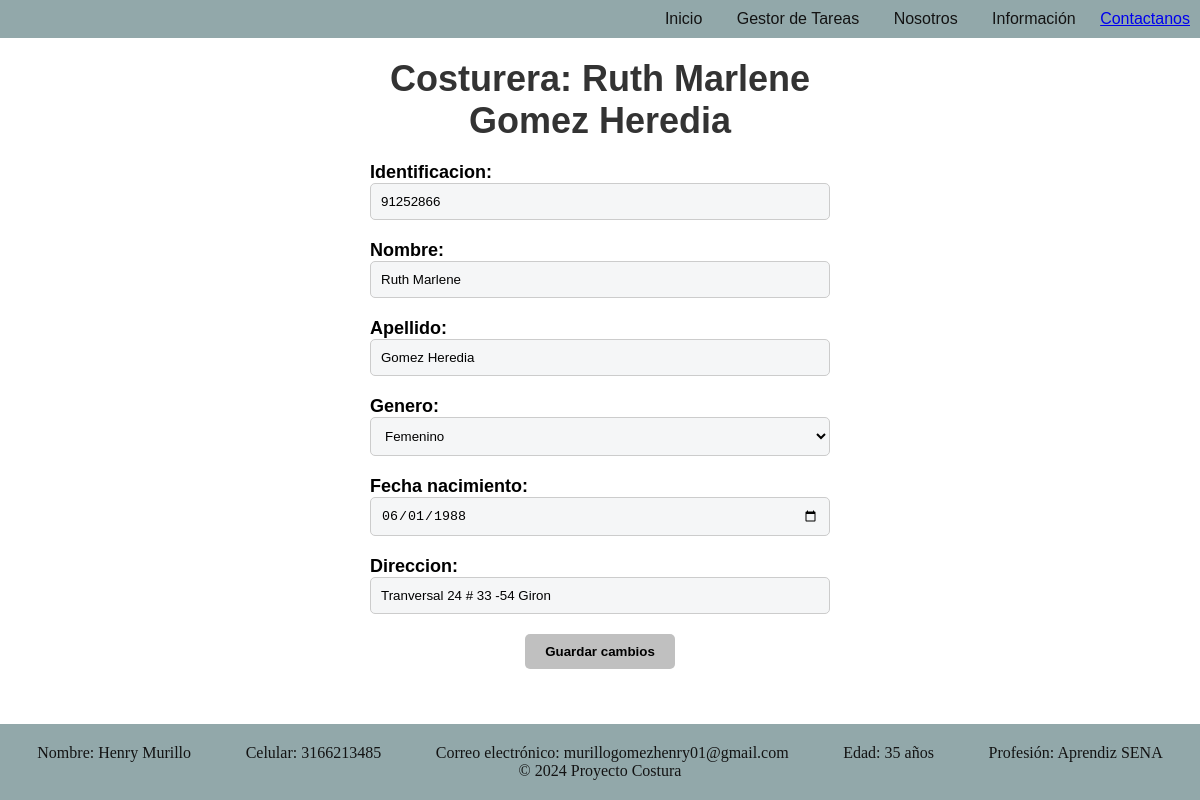
/modificar_costureras/91252866/, run on the app's committed database.
### fabrica/models.py (models this page shows, shortened)
class Costureras(models.Model):
    GENERO_CHOICES = [
        ('M', 'Masculino'),
        ('F', 'Femenino'),
        ('O', 'Otro'),
    ]
    identificacion = models.CharField(primary_key=True, max_length=50)
    nombre = models.CharField(max_length=100)
    apellido = models.CharField(max_length=100)
    fecha_nacimiento = models.DateField()
    direccion = models.CharField(max_length=200)
    genero = models.CharField(max_length=1, choices=GENERO_CHOICES)

### fabrica/views.py (the view)
# urls.py: path('modificar_costureras/<str:identificacion>/', views.modificar_costurera, name='modificar_costurera'),
def modificar_costurera(request, identificacion):
    costurera = get_object_or_404(Costureras, identificacion=identificacion)
    if request.method == 'POST':
        form = CostureraForm(request.POST, instance=costurera)
        if form.is_valid():
            form.save()
            return redirect('listar_costureras')
    else:
        form = CostureraForm(instance=costurera)
    return render(request, 'modificar_costurera.html', {'form': form, 'costurera': costurera})

### fabrica/forms.py (shortened to what this page needs)
class CostureraForm(forms.ModelForm):
    class Meta:
        model = Costureras
        fields = ['identificacion', 'nombre', 'apellido','genero', 'fecha_nacimiento', 'direccion']
        widgets = {
            'identificacion': forms.TextInput(attrs={'class': 'form-control bg-color','autocomplete': 'off'}),
            'nombre': forms.TextInput(attrs={'class': 'form-control bg-color','autocomplete': 'off'}),
            'apellido': forms.TextInput(attrs={'class': 'form-control bg-color','autocomplete': 'off'}),
            'genero': forms.Select(attrs={'class': 'form-control bg-color'}),
            'fecha_nacimiento': forms.DateInput(attrs={'class': 'form-control bg-color', 'type': 'date'}),
            'direccion': forms.TextInput(attrs={'class': 'form-control bg-color','autocomplete': 'off'}),
        }
        attrs = {'id': 'costurera-form'}

### templates/modificar_costurera.html (shortened to what this page needs)
{% extends "layouts/app.html" %}
{% block content %}
<div class="form-container">
    <h1>Costurera: {{ costurera.nombre }} {{ costurera.apellido }}</h1>
    <form method="post">
        {{ form.as_p }}
        <button type="submit">Guardar cambios</button>
    </form>
{% endblock %}

### static/styles.css (style rules this page uses)
* { box-sizing: border-box; padding: 0; margin: 0; }
body { display: flex; flex-direction: column; min-height: 100vh; margin: 0; position: relative; }
.form-control { width: 100%; padding: 10px; margin-bottom: 20px; border: 1px solid #ccc; border-radius: 5px; box-sizing: border-box; background-color: #f0f0f0; }
.form-container { max-width: 500px; margin: 0 auto; padding: 20px; font-size: 18px; font-weight: bold; font-family: "Gill Sans Extrabold", Helvetica, sans-serif; }
.form-container h1 { text-align: center; color: #333; margin-bottom: 20px; }
.form-container button[type="submit"] { background-color: #c0c0c0; color: black; font-weight: bold; padding: 10px 20px; border: none; border-radius: 5px; cursor: pointer; display: block; margin: 0 auto; }
.bg-color { background-color: #f5f6f7; }
.form-container { width: 45%; padding: 20px; box-sizing: border-box; }

### data on the page
Costureras: nombre "Ruth Marlene", apellido "Gomez Heredia", identificacion "91252866", genero "Femenino", fecha_nacimiento "06/01/1988", direccion "Tranversal 24 # 33 -54 Giron"
